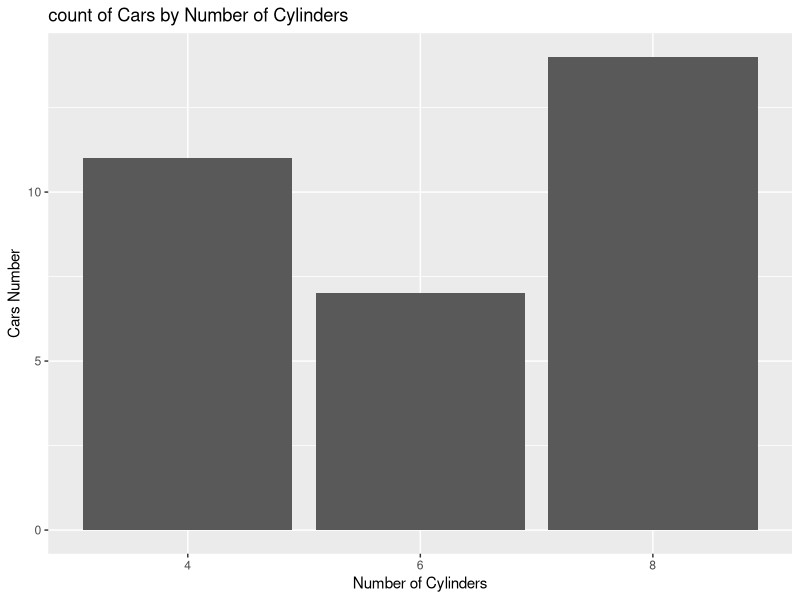

Write R code to recreate this figure.
## ---- chunk 1
library(ggplot2)

# First check the dataset structure
str(mtcars)

# then summary statistics
summary(mtcars$mpg)
mean_mpg <- mean(mtcars$mpg)
mean_mpg
## ---- chunk 2
# generate a barplot
ggplot(mtcars, aes(x = factor(cyl))) +
  geom_bar() +
  labs(title = "count of Cars by Number of Cylinders",
       x = "Number of Cylinders",
       y = "Cars Number")
## ---- chunk 3
#This is my first time using R Markdown, and at first I wasn't sure how everything worked, especially the mixture of text, code, and math in one file. After trying it out, I realized that it was actually very convenient because when you weave the document, the code runs automatically and the results are displayed directly below the block, which helps me understand what happened. I do feel a bit confused about YAML header and code block formats, but once I looked at a few examples, it started to make more sense. I also found that the mentor of my other course used the 'r markdown' format when assigning homework.
